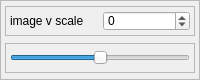
                          <widget class="QFrame" name="frame_9">
                           <property name="maximumSize">
                            <size>
                             <width>16777215</width>
                             <height>80</height>
                            </size>
                           </property>
                           <property name="frameShape">
                            <enum>QFrame::StyledPanel</enum>
                           </property>
                           <property name="frameShadow">
                            <enum>QFrame::Raised</enum>
                           </property>
                           <layout class="QVBoxLayout" name="verticalLayout_12">
                            <property name="leftMargin">
                             <number>4</number>
                            </property>
                            <property name="topMargin">
                             <number>4</number>
                            </property>
                            <property name="rightMargin">
                             <number>4</number>
                            </property>
                            <property name="bottomMargin">
                             <number>4</number>
                            </property>
                            <item>
                             <widget class="QFrame" name="frame_17">
                              <property name="minimumSize">
                               <size>
                                <width>0</width>
                                <height>0</height>
                               </size>
                              </property>
                              <property name="maximumSize">
                               <size>
                                <width>16777215</width>
                                <height>30</height>
                               </size>
                              </property>
                              <property name="frameShape">
                               <enum>QFrame::StyledPanel</enum>
                              </property>
                              <property name="frameShadow">
                               <enum>QFrame::Raised</enum>
                              </property>
                              <layout class="QHBoxLayout" name="horizontalLayout_13">
                               <property name="leftMargin">
                                <number>4</number>
                               </property>
                               <property name="topMargin">
                                <number>4</number>
                               </property>
                               <property name="rightMargin">
                                <number>4</number>
                               </property>
                               <property name="bottomMargin">
                                <number>4</number>
                               </property>
                               <item>
                                <widget class="QLabel" name="label_16">
                                 <property name="text">
                                  <string>image v scale</string>
                                 </property>
                                </widget>
                               </item>
                               <item>
                                <widget class="QSpinBox" name="imgHeightSpinbox">
                                 <property name="minimum">
                                  <number>-100</number>
                                 </property>
                                 <property name="maximum">
                                  <number>100</number>
                                 </property>
                                </widget>
                               </item>
                              </layout>
                             </widget>
                            </item>
                            <item>
                             <widget class="QFrame" name="frame_18">
                              <property name="minimumSize">
                               <size>
                                <width>0</width>
                                <height>0</height>
                               </size>
                              </property>
                              <property name="maximumSize">
                               <size>
                                <width>16777215</width>
                                <height>30</height>
                               </size>
                              </property>
                              <property name="frameShape">
                               <enum>QFrame::StyledPanel</enum>
                              </property>
                              <property name="frameShadow">
                               <enum>QFrame::Raised</enum>
                              </property>
                              <layout class="QHBoxLayout" name="horizontalLayout_17">
                               <property name="leftMargin">
                                <number>4</number>
                               </property>
                               <property name="topMargin">
                                <number>4</number>
                               </property>
                               <property name="rightMargin">
                                <number>4</number>
                               </property>
                               <property name="bottomMargin">
                                <number>4</number>
                               </property>
                               <item>
                                <widget class="QSlider" name="imgHSlider">
                                 <property name="minimumSize">
                                  <size>
                                   <width>50</width>
                                   <height>0</height>
                                  </size>
                                 </property>
                                 <property name="minimum">
                                  <number>-100</number>
                                 </property>
                                 <property name="maximum">
                                  <number>100</number>
                                 </property>
                                 <property name="singleStep">
                                  <number>1</number>
                                 </property>
                                 <property name="orientation">
                                  <enum>Qt::Horizontal</enum>
                                 </property>
                                </widget>
                               </item>
                              </layout>
                             </widget>
                            </item>
                           </layout>
                          </widget>
